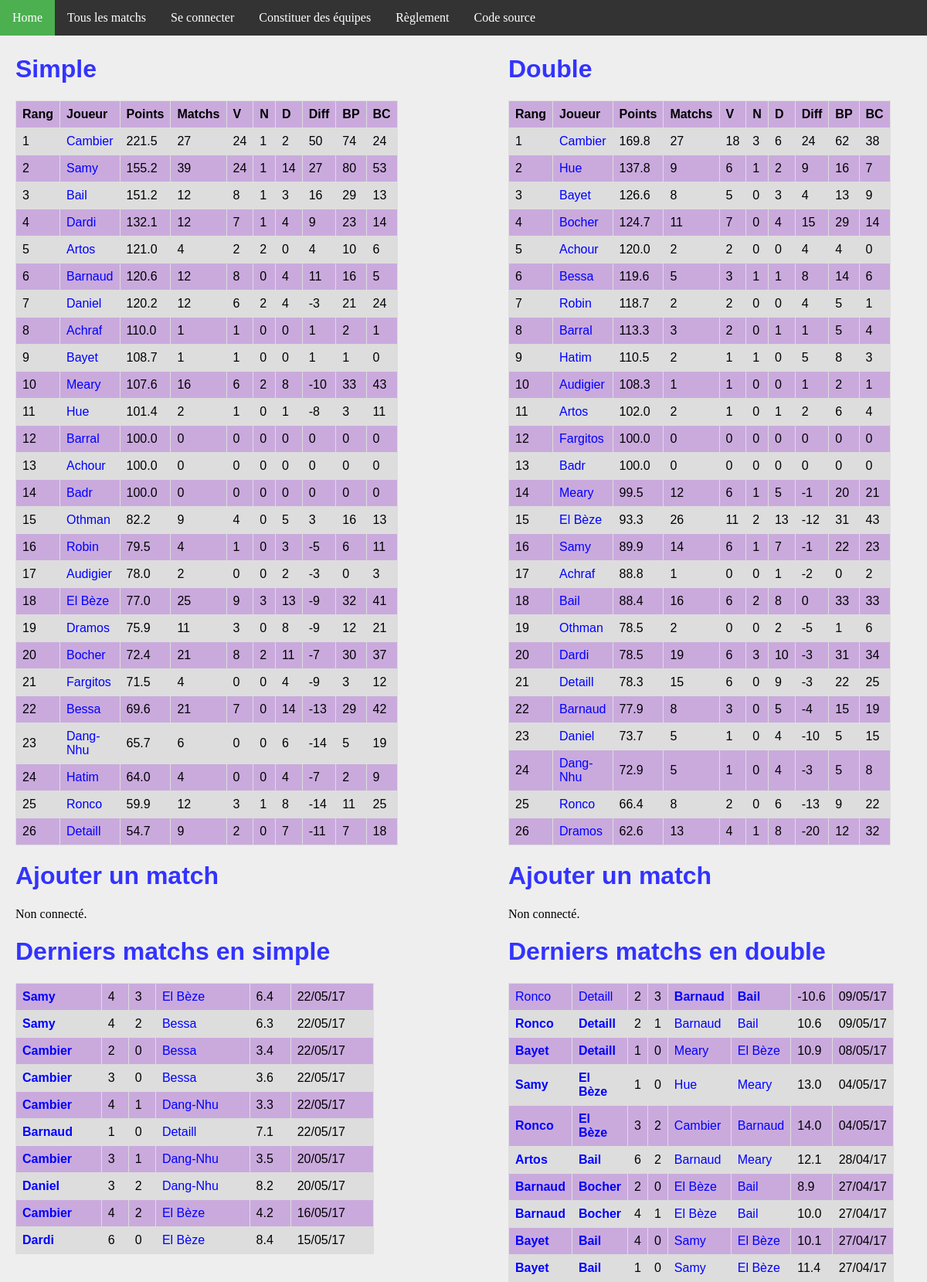
The app's page /, older data.
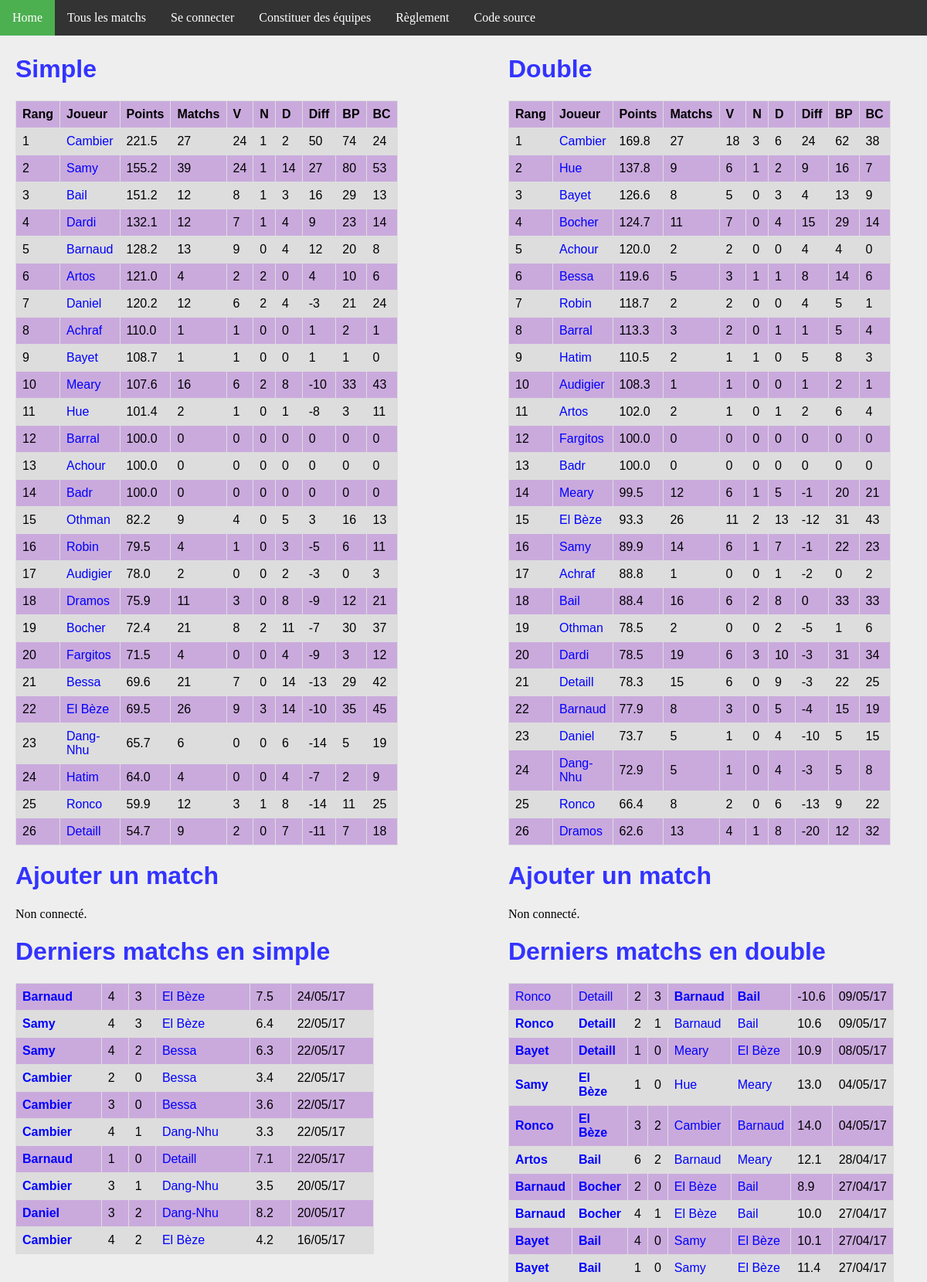
The same page, newer data.
### ranking/models.py (models this page shows, shortened)
class Joueur(models.Model):
    user = models.OneToOneField(User, on_delete=models.CASCADE)
    pseudo = models.CharField(max_length = 50, default="Pax lambda")
    simple_score = models.FloatField(default=100)
    simple_rang = models.IntegerField(default=0)
    simple_victoires = models.IntegerField(default=0)
    simple_nuls = models.IntegerField(default=0)
    simple_defaites = models.IntegerField(default=0)
    simple_buts_pour = models.IntegerField(default=0)
    simple_buts_contre = models.IntegerField(default=0)
    double_score = models.FloatField(default=100)
    double_rang = models.IntegerField(default=0)
    double_victoires = models.IntegerField(default=0)
    double_nuls = models.IntegerField(default=0)
    double_defaites = models.IntegerField(default=0)
    double_buts_pour = models.IntegerField(default=0)
    double_buts_contre = models.IntegerField(default=0)
    @property
    def simple_matchs(self):
        return self.simple_nuls + self.simple_victoires + self.simple_defaites
    @property
    def double_matchs(self):
        return self.double_nuls + self.double_victoires + self.double_defaites
    @property
    def simple_diff(self):
        return self.simple_buts_pour - self.simple_buts_contre
    @property
    def double_diff(self):
        return self.double_buts_pour - self.double_buts_contre

class MatchSimple(models.Model):
    domicile = models.ForeignKey('Joueur', related_name = 'dom')
    exterieur = models.ForeignKey('Joueur', related_name = 'exte')
    date = models.DateTimeField(auto_now_add=True)
    buts_domicile = models.IntegerField(default=0)
    buts_exterieur = models.IntegerField(default=0)
    points = models.FloatField(default=0)
    @property
    def winner(self):
        if self.buts_domicile > self.buts_exterieur:
            return 1.
        elif self.buts_domicile < self.buts_exterieur:
            return 0.
        else:
            return 0.5

class MatchDouble(models.Model):
    domicile_1 = models.ForeignKey('Joueur', related_name = 'dom1')
    domicile_2 = models.ForeignKey('Joueur', related_name = 'dom2')
    exterieur_1 = models.ForeignKey('Joueur', related_name = 'exte1')
    exterieur_2 = models.ForeignKey('Joueur', related_name = 'exte2')
    date = models.DateTimeField(auto_now_add=True)
    buts_domicile = models.IntegerField(default=0)
    buts_exterieur = models.IntegerField(default=0)
    points = models.FloatField(default=0)
    @property
    def winner(self):
        if self.buts_domicile > self.buts_exterieur:
            return 1.
        elif self.buts_domicile < self.buts_exterieur:
            return 0.
        else:
            return 0.5

### ranking/views.py (the view)
# urls.py: url(r'^$', views.index, name='index'),
def index(request):
    n_matchs = 10
    context = {
        'simple_ranking': Joueur.objects.order_by('simple_rang').all(),
        'double_ranking': Joueur.objects.order_by('double_rang').all(),
        'simple_matchs': MatchSimple.objects.order_by('-date').all()[:n_matchs],
        'double_matchs': MatchDouble.objects.order_by('-date').all()[:n_matchs],
    }
    return render(request, 'index.html', context)

### ranking/templatetags/app_filter.py (called while the page is built)
@register.filter(name='decimal')
def decimal(x):
    return '{0:.1f}'.format(x)

### ranking/templates/index.html (shortened to what the changed rows need)
{% extends 'base.html' %}
{% block body %}
{% load app_filter %}
<div id="column1" style="float:left; margin:0; width:40%;">
    <h1>Simple</h1>
    <table>
        <tr>
            <th>Rang</th>
            <th>Joueur</th>
            <th>Points</th>
            <th>Matchs</th>
            <th>V</th>
            <th>N</th>
            <th>D</th>
            <th>Diff</th>
            <th>BP</th>
            <th>BC</th>
        </tr>
        {% for j in simple_ranking %}
        <tr>
            <td>{{ j.simple_rang }}</td>
            <td><a class='joueur' href="{% url 'joueur' j.id %}">{{j.pseudo}}</a></td>
            <td>{{j.simple_score|decimal}}</td>
            <td>{{j.simple_matchs}}</td>
            <td>{{j.simple_victoires}}</td>
            <td>{{j.simple_nuls}}</td>
            <td>{{j.simple_defaites}}</td>
            <td>{{j.simple_diff}}</td>
            <td>{{j.simple_buts_pour}}</td>
            <td>{{j.simple_buts_contre}}</td>
        </tr>
        {% endfor %}
    </table>
    <h1>Ajouter un match</h1>
    <h1>Derniers matchs en simple</h1>
    <table>
        {% for m in simple_matchs %}
        <tr>
            <td {% if m.winner == 1 %} style='font-weight:bold'{% endif %} >
                <a class="joueur" href="{% url 'joueur' m.domicile.id %}">{{m.domicile.pseudo}}</a>
            </td>
            <td>{{m.buts_domicile}}</td>
            <td>{{m.buts_exterieur}}</td>
            <td {% if m.winner == 0 %} style='font-weight:bold'{% endif %} >
                <a class='joueur' href="{% url 'joueur' m.exterieur.id %}">{{m.exterieur.pseudo}}</a>
            </td>
            <td>{{m.points|decimal}}</td>
            <td>{{m.date | date:'d/m/y'}}</td>
        </tr>
        {% endfor %}
    </table>
</div>
<div id="column2" style="float:left; margin-left:15%;width:40%;">
<h1>Double</h1>
<table>
    <tr>
        <th>Rang</th>
        <th>Joueur</th>
        <th>Points</th>
        <th>Matchs</th>
        <th>V</th>
        <th>N</th>
        <th>D</th>
        <th>Diff</th>
        <th>BP</th>
        <th>BC</th>
    </tr>
    {% for j in double_ranking %}
    <tr>
        <td>{{ j.double_rang }}</td>
        <td><a class='joueur' href="{% url 'joueur' j.id %}">{{j.pseudo}}</a></td>
        <td>{{j.double_score|decimal}}</td>
        <td>{{j.double_matchs}}</td>
        <td>{{j.double_victoires}}</td>
        <td>{{j.double_nuls}}</td>
        <td>{{j.double_defaites}}</td>
        <td>{{j.double_diff}}</td>
        <td>{{j.double_buts_pour}}</td>
        <td>{{j.double_buts_contre}}</td>
    </tr>
    {% endfor %}
    </table>
    <h1>Ajouter un match</h1>
    <h1>Derniers matchs en double</h1>
    <table>
        {% for m in double_matchs %}
        <tr>
            <td {% if m.winner == 1 %} style='font-weight:bold'{% endif %} >
                <a class="joueur" href="{% url 'joueur' m.domicile_1.id %}">{{m.domicile_1.pseudo}}</a>
            </td>
            <td {% if m.winner == 1 %} style='font-weight:bold'{% endif %} >
                <a class="joueur" href="{% url 'joueur' m.domicile_2.id %}">{{m.domicile_2.pseudo}}</a>
            </td>
            <td>{{m.buts_domicile}}</td>
            <td>{{m.buts_exterieur}}</td>
            <td {% if m.winner == 0 %} style='font-weight:bold'{% endif %} >
                <a class='joueur' href="{% url 'joueur' m.exterieur_1.id %}">{{m.exterieur_1.pseudo}}</a>
            </td>
            <td {% if m.winner == 0 %} style='font-weight:bold'{% endif %} >
                <a class='joueur' href="{% url 'joueur' m.exterieur_2.id %}">{{m.exterieur_2.pseudo}}</a>
            </td>
            <td>{{m.points|decimal}}</td>
            <td>{{m.date | date:'d/m/y'}}</td>
        </tr>
        {% endfor %}
    </table>
    </div>
{% endblock %}

Row changes from the older to the newer data that the page shows:
no longer on this page (row unchanged): MatchSimple: domicile.pseudo "Dardi", buts_domicile "6", buts_exterieur "0", exterieur.pseudo "El Bèze", points|decimal "8.4", date "15/05/17"
changed Joueur "Barnaud": simple_rang "6" → "5"; simple_score|decimal "120.6" → "128.2"; simple_matchs "12" → "13"; simple_victoires "8" → "9"; simple_diff "11" → "12"; simple_buts_pour "16" → "20"; simple_buts_contre "5" → "8"; moves up the list
changed Joueur "Artos": simple_rang "5" → "6"
changed Joueur "Dramos": simple_rang "19" → "18"
changed Joueur "Bocher": simple_rang "20" → "19"
changed Joueur "Fargitos": simple_rang "21" → "20"
changed Joueur "Bessa": simple_rang "22" → "21"
changed Joueur "El Bèze": simple_rang "18" → "22"; simple_score|decimal "77.0" → "69.5"; simple_matchs "25" → "26"; simple_defaites "13" → "14"; simple_diff "-9" → "-10"; simple_buts_pour "32" → "35"; simple_buts_contre "41" → "45"; moves down the list
added MatchSimple: domicile.pseudo "Barnaud", buts_domicile "4", buts_exterieur "3", exterieur.pseudo "El Bèze", points|decimal "7.5", date "24/05/17"
